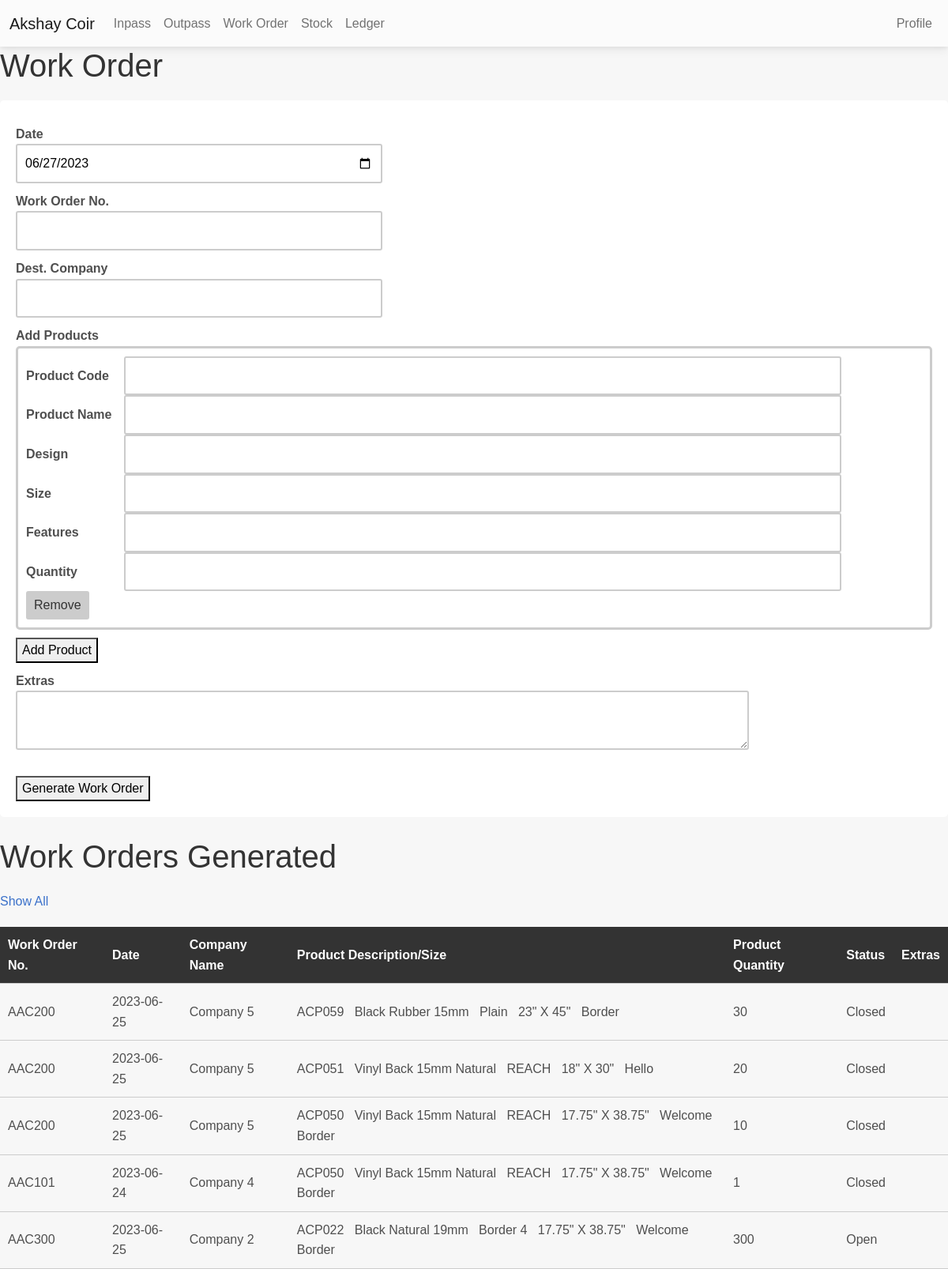
Page /workorder.php on the earlier database version.
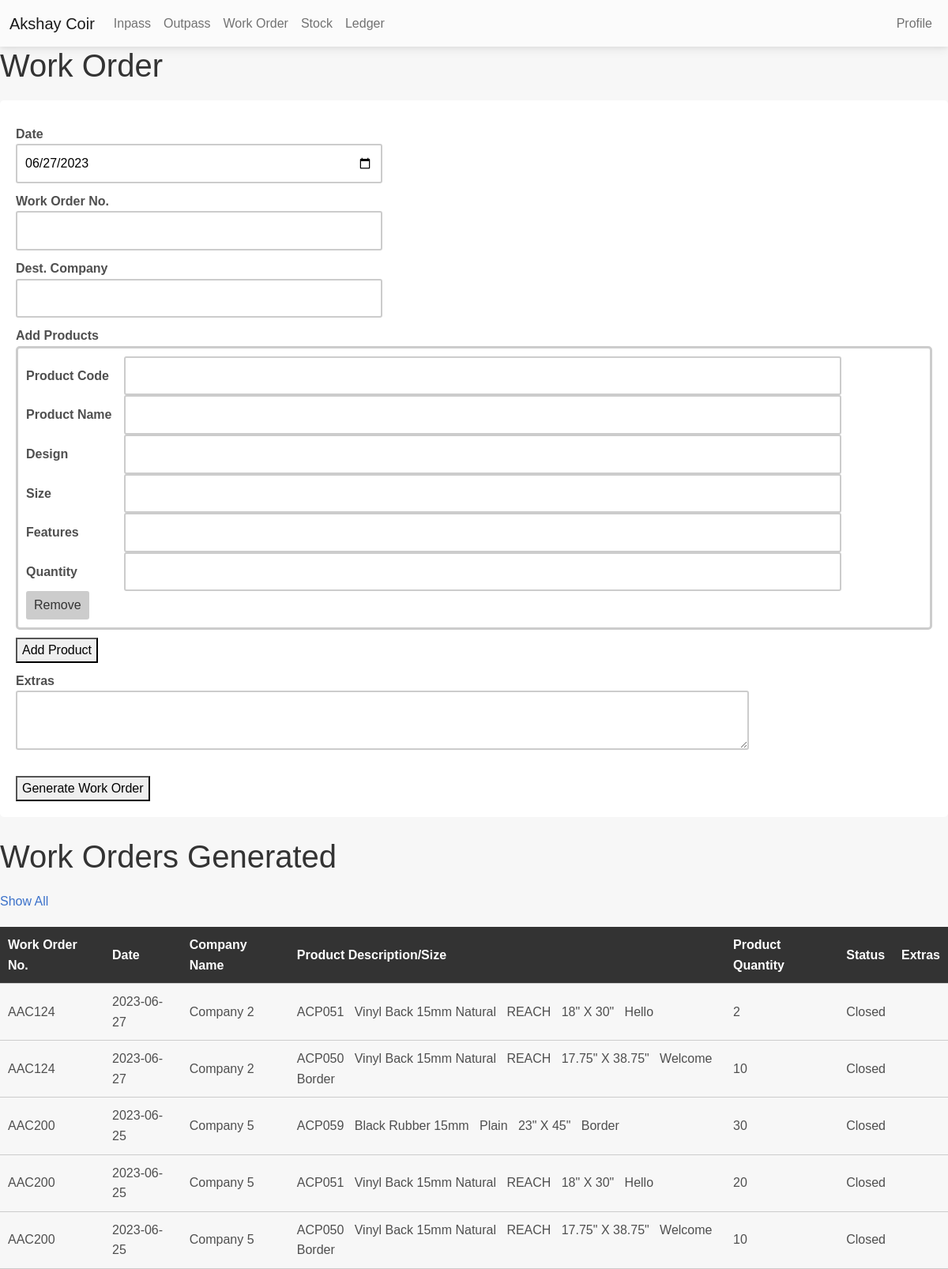
Same page on the later database version.
### tables this page shows
CREATE TABLE IF NOT EXISTS `work_orders` (
  `id` int NOT NULL AUTO_INCREMENT,
  `date` date NOT NULL,
  `work_order_no` varchar(25) NOT NULL,
  `company` varchar(50) NOT NULL,
  `extras` varchar(50) NOT NULL,
  `status` varchar(20) NOT NULL DEFAULT 'Open',
  `timestamp` timestamp NOT NULL DEFAULT CURRENT_TIMESTAMP,
  PRIMARY KEY (`id`)
);

CREATE TABLE IF NOT EXISTS `work_order_products` (
  `work_order_no` varchar(25) NOT NULL,
  `code` varchar(25) NOT NULL,
  `name` varchar(50) NOT NULL,
  `design` varchar(50) NOT NULL,
  `size` varchar(25) NOT NULL,
  `features` varchar(50) NOT NULL,
  `qty` int NOT NULL
);

### workorder.php (the view, shortened to what this page needs)
<?php
include 'conn.php';
include 'nav.php';
?>
<?php
$sql4 = "select * from work_orders,work_order_products where work_orders.work_order_no = work_order_products.work_order_no order by timestamp desc LIMIT 5";
$retval3 = mysqli_query($conn, $sql4);
?>
<html>
<link rel="stylesheet" href="css/inpass.css">
<body>
    <h1>Work Order</h1>
    <form name='work_orders' method="POST">
        <label>Date</label>
        <input type="date" id='date' required name='date'> <br>
        <label>Work Order No.</label>
        <input type="text" required name='work_order_no'> <br>
        <label>Dest. Company</label>
        <input list='companylist' required type="text" name='company_name'>
         <br>
        <label>Add Products</label>
        <div id='product_fields'>
        </div>
        <button type="button" id="add_product_field">Add Product</button> <br>
        <label>Extras</label>
        <textarea name='extras'></textarea> <br> <br>
        <button type="submit" name="work_orders">Generate Work Order</button>
    </form> <br>
<div>
<h1>Work Orders Generated</h1>
<a href="workordershowall.php?f=0" target="_blank">Show All</a>
<table style="border-spacing: 30px;">
    <thead>
        <th>
            Work Order No.
        </th>
        <th>
            Date
        </th>
        <th>
            Company Name
        </th>
        <th>
            Product Description/Size
        </th>
        <th>
            Product Quantity
        </th>
        <th>
            Status
        </th>
        <th>
            Extras
        </th>
    </thead>
    <tbody>
        <tr>
            <?php
            while ($row = $retval3->fetch_assoc()) {
                if (!empty($row)) {
                    echo "
            <tr>
            <td>
            {$row['work_order_no']}
            </td>
            <td>
            {$row['date']}
            </td>
            <td>
            {$row['company']}
            </td>
            <td>
            {$row['code']}
            &nbsp;
            {$row['name']}
            &nbsp;
            {$row['design']}
            &nbsp;
            {$row['size']}
            &nbsp;
            {$row['features']}
            </td>
            <td>
            {$row['qty']}
            </td>
            <td>
            {$row['status']}
            </td>
            <td>
            {$row['extras']}
            </td>
            </tr>
            ";
                }
            }
            ?>
        </tr>
    </tbody>
</table>
</div>
</body>
</html>

Differences in the rows shown:
no longer on this page (row unchanged): work_orders: work_order_products.work_order_no "AAC101", date "2023-06-24", company "Company 4", work_order_products.code "ACP050", work_order_products.name "Vinyl Back 15mm Natural", work_order_products.design "REACH", work_order_products.size "17.75\" X 38.75\"", work_order_products.features "Welcome Border", work_order_products.qty "1", status "Closed"
no longer on this page (row unchanged): work_orders: work_order_products.work_order_no "AAC300", date "2023-06-25", company "Company 2", work_order_products.code "ACP022", work_order_products.name "Black Natural 19mm", work_order_products.design "Border 4", work_order_products.size "17.75\" X 38.75\"", work_order_products.features "Welcome Border", work_order_products.qty "300", status "Open"
added work_orders: work_order_products.work_order_no "AAC124", date "2023-06-27", company "Company 2", work_order_products.code "ACP051", work_order_products.name "Vinyl Back 15mm Natural", work_order_products.design "REACH", work_order_products.size "18\" X 30\"", work_order_products.features "Hello", work_order_products.qty "2", status "Closed", work_order_products.code "ACP050", work_order_products.size "17.75\" X 38.75\"", work_order_products.features "Welcome Border", work_order_products.qty "10"
